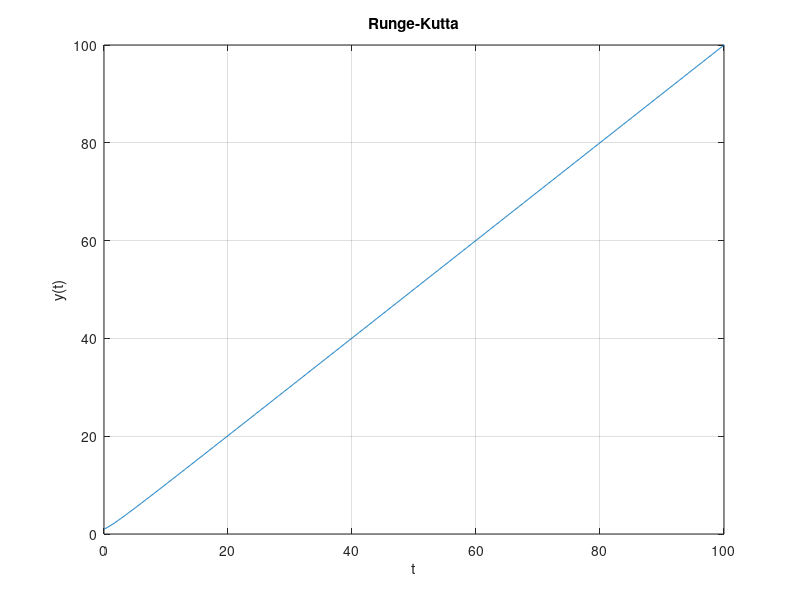

MATLAB code to generate this figure:
clear all

% Were going to ue R-K method to model approximate solutions to the first order DE dy/dt = cos(t-y)
% initial Condition y(0) = 1.

ti = 0; % initial point
tf = 100; % final endpoint
h = 0.1; % step size, t - t0

n = (tf - ti)/h; % total # of steps

t(1) =ti; % declare the starting t value in a for loop with t a running variable

y(1) = 1; % initial condition y(0) = 1

for j = 1:n
    t(j+1) = h + t(j);
    f(j) = cos(t(j)-y(j)); % This states the differential at each iteration. 
    
    % Runge Kutta Chapter 8.3
    k1(j) = f(j);
    k2(j) = cos(t(j)+h/2-y(j)-h*k1(j)/2);
    k3(j) = cos(t(j)+h/2-y(j)+h*k2(j)/2);
    k4(j) = cos(t(j)+h-y(j)-h*k3(j));
    
    y(j+1) = y(j) + (h*k1(j)/6)+(h*k2(j)/3)+(h*k3(j)/3)+(h*k4(j)/6);
    
end

figure(3)

plot(t,y)
xlabel('t')
ylabel('y(t)')

title('Runge-Kutta')

hold on
grid on
